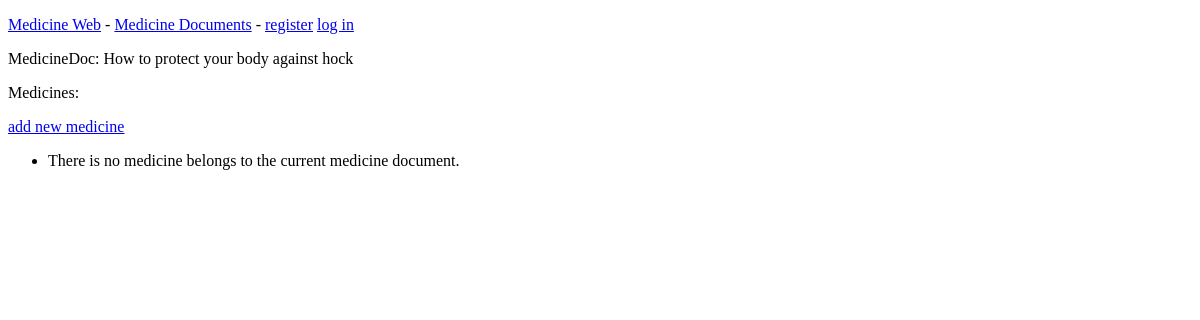
The app's page /medicineDocs/3/, older data.
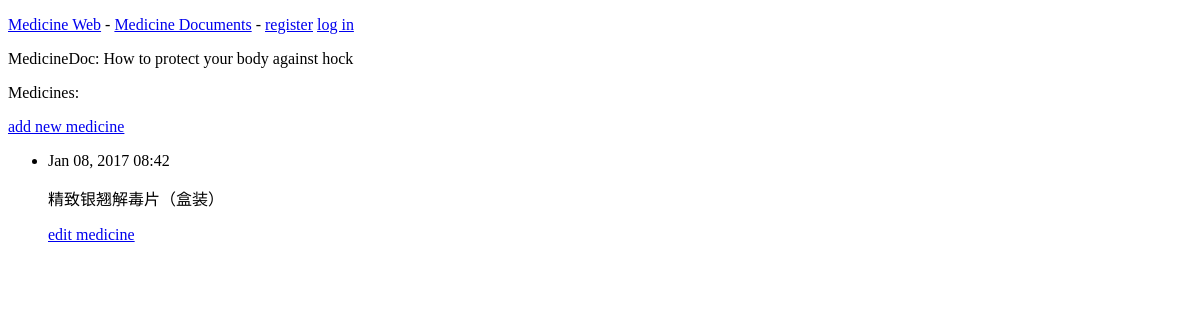
The same page, newer data.
### myDjangos/models.py (models this page shows, shortened)
class Medicine(models.Model):
    medicine_document = models.ForeignKey(MedicineDocument)
    medicine_name = models.CharField(max_length=200)
    date_added = models.DateTimeField(auto_now_add=True)
    class Meta:
        verbose_name_plural = 'medicines'

### myDjangos/views.py (the view)
# urls.py: url(r'^medicineDocs/(?P<medicinedoc_id>\d+)/$', views.medicine_doc_detail, name='medicineDocDetail'),
def medicine_doc_detail(request, medicinedoc_id):
    medicineDocValue = MedicineDocument.objects.get(id=medicinedoc_id)
    medicinesList = medicineDocValue.medicine_set.order_by('-date_added')
    context = {'medicineDocValue': medicineDocValue, 'medicines': medicinesList}
    return render(request, 'myDjangos/medicine_doc_detail.html', context)

### myDjangos/models.py (called while the page is built)
    def __str__(self):
        return self.medicine_document_name

### myDjangos/templates/myDjangos/medicine_doc_detail.html (shortened to what this page needs)
<!DOCTYPE html>
<html lang="en">
<head>
</head>
<body>
    {% extends "myDjangos/base.html" %}
    {% block content %}
        <p>MedicineDoc: {{medicineDocValue}}</p>
        <p>Medicines:</p>
        <p>
            <a href="{% url 'myDjangos:medicineDetail' medicineDocValue.id %}">add new medicine</a>
        </p>
        <ul>
            {% for medicine in medicines %}
                <li>
                    <p>{{ medicine.date_added|date:'M d, Y H:i' }}</p>
                    <p>{{ medicine.medicine_name|linebreaks }}</p>
                    <p>
                        <a href="{% url 'myDjangos:editMedicine' medicine.id %}">edit medicine</a>
                    </p>
                </li>
            {% empty %}
                <li>There is no medicine belongs to the current medicine document.</li>
            {% endfor %}
        </ul>
    {% endblock content%}

Row changes from the older to the newer data that the page shows:
added Medicine: date_added "Jan 08, 2017 08:42", medicine_name "精致银翘解毒片（盒装）"
Text that changed along with them:
text no longer shown: "There is no medicine belongs to the current medicine document."
